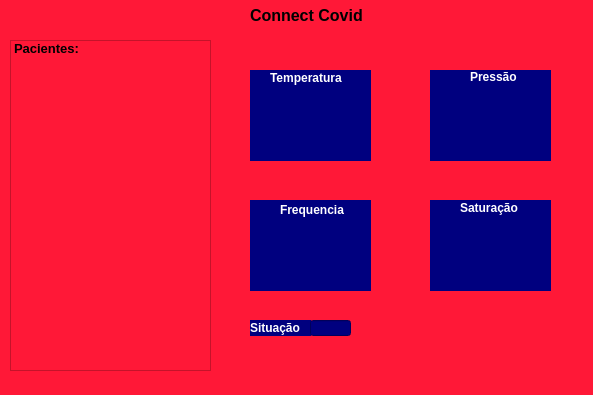
<?xml version="1.0" encoding="UTF-8"?>
<ui version="4.0">
 <class>MainWindow</class>
 <widget class="QMainWindow" name="MainWindow">
  <property name="geometry">
   <rect>
    <x>0</x>
    <y>0</y>
    <width>593</width>
    <height>395</height>
   </rect>
  </property>
  <property name="windowTitle">
   <string>MainWindow</string>
  </property>
  <property name="styleSheet">
   <string notr="true">background-color: rgb(255, 24, 55);</string>
  </property>
  <widget class="QWidget" name="centralwidget">
   <widget class="QLabel" name="label_titulo">
    <property name="geometry">
     <rect>
      <x>250</x>
      <y>0</y>
      <width>181</width>
      <height>31</height>
     </rect>
    </property>
    <property name="font">
     <font>
      <pointsize>12</pointsize>
      <weight>75</weight>
      <bold>true</bold>
     </font>
    </property>
    <property name="styleSheet">
     <string notr="true">color: rgb(0,0,0);</string>
    </property>
    <property name="text">
     <string>Connect Covid</string>
    </property>
   </widget>
   <widget class="QListWidget" name="listWidget_pacientes">
    <property name="geometry">
     <rect>
      <x>10</x>
      <y>40</y>
      <width>201</width>
      <height>331</height>
     </rect>
    </property>
    <item>
     <property name="text">
      <string>Pacientes:</string>
     </property>
     <property name="font">
      <font>
       <pointsize>10</pointsize>
       <weight>75</weight>
       <bold>true</bold>
      </font>
     </property>
     <property name="background">
      <brush brushstyle="NoBrush">
       <color alpha="255">
        <red>255</red>
        <green>255</green>
        <blue>255</blue>
       </color>
      </brush>
     </property>
     <property name="foreground">
      <brush brushstyle="NoBrush">
       <color alpha="255">
        <red>255</red>
        <green>255</green>
        <blue>255</blue>
       </color>
      </brush>
     </property>
    </item>
   </widget>
   <widget class="QLabel" name="label_temperatura">
    <property name="geometry">
     <rect>
      <x>250</x>
      <y>70</y>
      <width>121</width>
      <height>91</height>
     </rect>
    </property>
    <property name="styleSheet">
     <string notr="true">color: rgb(255, 255, 255);
background-color: rgb(0, 0, 127);</string>
    </property>
    <property name="text">
     <string/>
    </property>
   </widget>
   <widget class="QLabel" name="label_frequencia">
    <property name="geometry">
     <rect>
      <x>250</x>
      <y>200</y>
      <width>121</width>
      <height>91</height>
     </rect>
    </property>
    <property name="styleSheet">
     <string notr="true">color: rgb(255, 255, 255);
background-color: rgb(0, 0, 127);</string>
    </property>
    <property name="text">
     <string/>
    </property>
   </widget>
   <widget class="QLabel" name="label_pressao">
    <property name="geometry">
     <rect>
      <x>430</x>
      <y>70</y>
      <width>121</width>
      <height>91</height>
     </rect>
    </property>
    <property name="styleSheet">
     <string notr="true">color: rgb(255, 255, 255);
background-color: rgb(0, 0, 127);</string>
    </property>
    <property name="text">
     <string/>
    </property>
   </widget>
   <widget class="QLabel" name="label_saturacao">
    <property name="geometry">
     <rect>
      <x>430</x>
      <y>200</y>
      <width>121</width>
      <height>91</height>
     </rect>
    </property>
    <property name="styleSheet">
     <string notr="true">color: rgb(255, 255, 255);
background-color: rgb(0, 0, 127);</string>
    </property>
    <property name="text">
     <string/>
    </property>
   </widget>
   <widget class="QLabel" name="label_titulo_temperatura">
    <property name="geometry">
     <rect>
      <x>270</x>
      <y>70</y>
      <width>81</width>
      <height>16</height>
     </rect>
    </property>
    <property name="font">
     <font>
      <pointsize>9</pointsize>
      <weight>75</weight>
      <bold>true</bold>
     </font>
    </property>
    <property name="styleSheet">
     <string notr="true">color: rgb(255, 255, 255);
background-color: rgb(0, 0, 127);</string>
    </property>
    <property name="text">
     <string>Temperatura</string>
    </property>
   </widget>
   <widget class="QLabel" name="label_titulo_pressao">
    <property name="geometry">
     <rect>
      <x>470</x>
      <y>70</y>
      <width>47</width>
      <height>13</height>
     </rect>
    </property>
    <property name="font">
     <font>
      <pointsize>9</pointsize>
      <weight>75</weight>
      <bold>true</bold>
     </font>
    </property>
    <property name="styleSheet">
     <string notr="true">color: rgb(255, 255, 255);
background-color: rgb(0, 0, 127);</string>
    </property>
    <property name="text">
     <string>Pressão</string>
    </property>
   </widget>
   <widget class="QLabel" name="label_titulo_freq">
    <property name="geometry">
     <rect>
      <x>280</x>
      <y>200</y>
      <width>71</width>
      <height>20</height>
     </rect>
    </property>
    <property name="font">
     <font>
      <pointsize>9</pointsize>
      <weight>75</weight>
      <bold>true</bold>
     </font>
    </property>
    <property name="styleSheet">
     <string notr="true">color: rgb(255, 255, 255);
background-color: rgb(0, 0, 127);</string>
    </property>
    <property name="text">
     <string>Frequencia</string>
    </property>
   </widget>
   <widget class="QLabel" name="label_titulo_saturacao">
    <property name="geometry">
     <rect>
      <x>460</x>
      <y>200</y>
      <width>61</width>
      <height>16</height>
     </rect>
    </property>
    <property name="font">
     <font>
      <pointsize>9</pointsize>
      <weight>75</weight>
      <bold>true</bold>
     </font>
    </property>
    <property name="styleSheet">
     <string notr="true">color: rgb(255, 255, 255);
background-color: rgb(0, 0, 127);</string>
    </property>
    <property name="text">
     <string>Saturação</string>
    </property>
   </widget>
   <widget class="QLabel" name="label_titulo_temperatura_2">
    <property name="geometry">
     <rect>
      <x>250</x>
      <y>320</y>
      <width>61</width>
      <height>16</height>
     </rect>
    </property>
    <property name="font">
     <font>
      <pointsize>9</pointsize>
      <weight>75</weight>
      <bold>true</bold>
     </font>
    </property>
    <property name="styleSheet">
     <string notr="true">color: rgb(255, 255, 255);
background-color: rgb(0, 0, 127);</string>
    </property>
    <property name="text">
     <string>Situação</string>
    </property>
   </widget>
   <widget class="QLineEdit" name="lineEdit">
    <property name="geometry">
     <rect>
      <x>310</x>
      <y>320</y>
      <width>41</width>
      <height>16</height>
     </rect>
    </property>
    <property name="styleSheet">
     <string notr="true">background-color: rgb(0, 0, 127);
color: rgb(255, 255, 255);</string>
    </property>
   </widget>
  </widget>
  <widget class="QMenuBar" name="menubar">
   <property name="geometry">
    <rect>
     <x>0</x>
     <y>0</y>
     <width>593</width>
     <height>21</height>
    </rect>
   </property>
  </widget>
  <widget class="QStatusBar" name="statusbar"/>
 </widget>
 <resources/>
 <connections/>
</ui>
